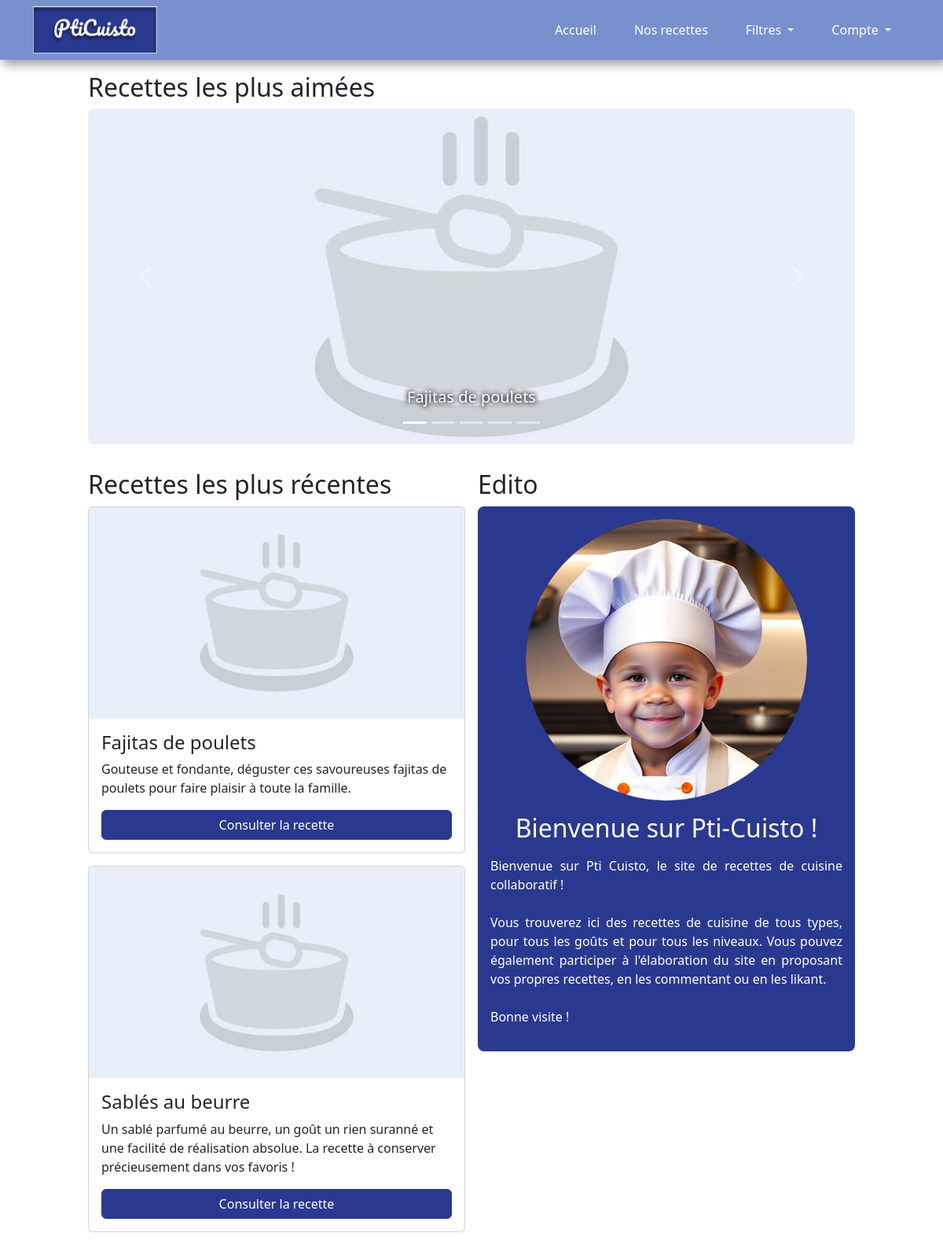
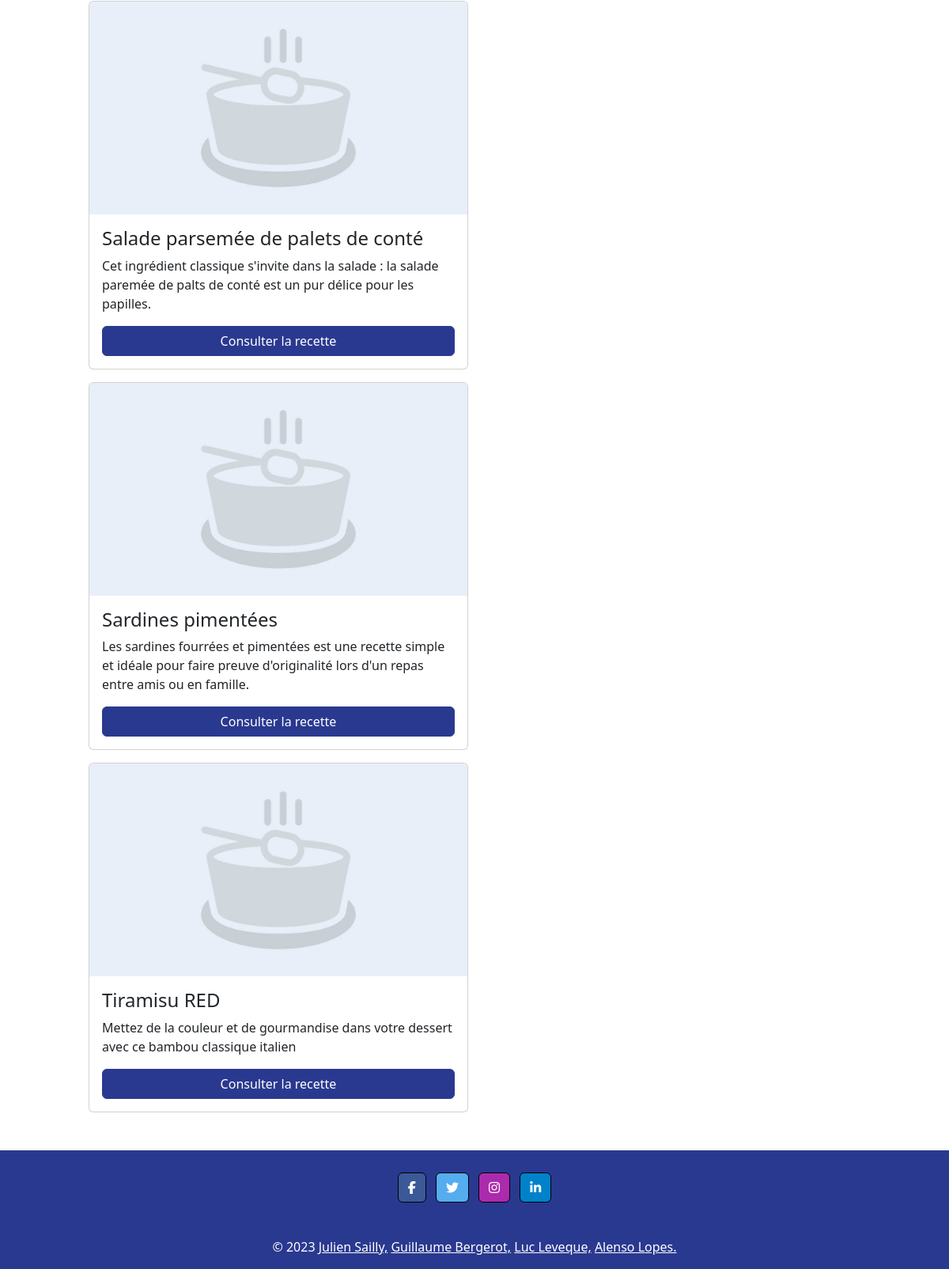
/ (signed in), run on the app's committed database (2 pictures, top to bottom).
### tables this page shows
CREATE TABLE `recipes` (
  `rec_id` int(11) NOT NULL,
  `rec_title` varchar(200) DEFAULT NULL,
  `rec_content` varchar(2000) DEFAULT NULL,
  `rec_summary` varchar(300) DEFAULT NULL,
  `cat_id` int(3) NOT NULL,
  `rec_creation_date` datetime NOT NULL DEFAULT current_timestamp(),
  `rec_image_src` varchar(100) DEFAULT NULL,
  `rec_modification_date` datetime DEFAULT NULL,
  `users_id` int(3) NOT NULL,
  `isAuthorised` int(2) NOT NULL DEFAULT 0,
  `rec_nb_person` int(2) NOT NULL
);

CREATE TABLE `edito` (
  `edi_id` int(11) NOT NULL,
  `users_id` int(11) NOT NULL,
  `edi_date` date NOT NULL,
  `edi_title` varchar(200) DEFAULT NULL,
  `edi_content` varchar(700) DEFAULT NULL
);

### controller/controllerAccueil.php (called while the page is built, shortened)
<?php
require_once(File::build_path(array("model", "modelAccueil.php")));
class controllerAccueil
{
  public static function readAll()
  {
    require(File::build_path(array("view", "navbar.php")));
    $mostLikedRecipes = modelAccueil::getMostLikedRecipe();
    $mostRecentRecipes = modelAccueil::getMostRecentRecipe();
    $edito = modelAccueil::getEdito();
    require(File::build_path(array("view/accueil", "accueil.php")));
    require(File::build_path(array("view", "footer.php")));
  }
}

### index.php (called while the page is built, shortened)
<?php
    require_once(File::build_path(array("controller", "routeur.php")));
?>

### model/modelAccueil.php (called while the page is built, shortened)
<?php
require_once(File::build_path(array("model", "model.php")));
class modelAccueil {
  public static function getMostLikedRecipe($nb = 5) {
    $model = new model();
    $model->init();
    $sql = "SELECT rec_id, rec_title, rec_image_src, count(*) as nblikes from recipes
    join likes using (rec_id)
    where isAuthorised = 1
    group by rec_id, rec_title, rec_image_src
    order by count(*) desc
    LIMIT :nb";
    $req_prep = $model::$pdo->prepare($sql);
    $req_prep->bindParam(':nb', $nb, PDO::PARAM_INT);
    $req_prep->execute();
    $req_prep->setFetchMode(PDO::FETCH_CLASS, 'model');
    return $req_prep->fetchAll();
  }
  public static function getMostRecentRecipe() {
    $model = new model();
    $model->init();
    $sql = "SELECT rec_id, rec_title, rec_summary, rec_image_src, rec_creation_date, rec_modification_date from recipes
    where isAuthorised = 1
    order by rec_modification_date desc, rec_creation_date desc
    LIMIT 5";
    $req_prep = $model::$pdo->prepare($sql);
    $req_prep->execute();
    $req_prep->setFetchMode(PDO::FETCH_CLASS, 'model');
    return $req_prep->fetchAll();
  }
  public static function getEdito() {
    $model = new model();
    $model->init();
    $sql = "SELECT edi_title, edi_content from edito
    order by edi_date desc
    limit 1";
    $req_prep = $model::$pdo->prepare($sql);
    $req_prep->execute();
    $req_prep->setFetchMode(PDO::FETCH_CLASS, 'model');
    return $req_prep->fetch();
  }
}

### config/conf.php (called while the page is built, shortened)
<?php
class conf{
	static private $databases = array(
		'hostname' => 'localhost',
		'database' => 'pti-cuisto',
		'login' => 'root',
		'password' => ''
	);
	static public function getLogin(){
		return self::$databases['login'];
	}
	static public function getHostname(){
		return self::$databases['hostname'];
	}
	static public function getDatabase(){
		return self::$databases['database'];
	}
	static public function getPassword(){
		return self::$databases['password'];
	}
}

### model/model.php (called while the page is built, shortened)
<?php
require_once("config/conf.php");
class model{
  public static function init(){
    $login = conf::getLogin();
    $hostname = conf::getHostname();
    $database_name = conf::getDatabase();
    $password = conf::getPassword();
  }
}
?>

### view/accueil/accueil.php (the view, shortened to what this page needs)
<?php global $recipe_img_path ?>
<h2>Recettes les plus aimées</h2>
<div id="mostLikedRecipesCarousel" class="carousel slide">
    <div class="carousel-indicators">
        <?php
        $i = 0;
        foreach ($mostLikedRecipes as $recipe) {
            if ($i == 0) {
                echo '<button type="button" data-bs-target="#mostLikedRecipesCarousel" data-bs-slide-to="' . $i . '" class="active" aria-current="true" aria-label="Slide ' . $i . '"></button>';
            } else {
                echo '<button type="button" data-bs-target="#mostLikedRecipesCarousel" data-bs-slide-to="' . $i . '" aria-label="Slide ' . $i . '"></button>';
            }
            $i++;
        }
        ?>
    </div>
    <div class="carousel-inner">
        <?php
        $i = 0;
        foreach ($mostLikedRecipes as $recipe) {
            if ($i == 0) {
                echo '<div class="carousel-item active">';
            } else {
                echo '<div class="carousel-item">';
            }
            ?>
            <img src="<?= $recipe_img_path . $recipe->rec_image_src ?>" class="d-block w-100"
                alt="Illustration de la recette <?= $recipe->rec_title ?>">
            <div class="carousel-caption d-md-block">
                <h5>
                    <a href="index.php?controller=recipes&action=read&id=<?= $recipe->rec_id ?>">
                        <?= $recipe->rec_title ?>
                    </a>
                </h5>
            </div>
        </div>
        <?php
        $i++;
        }
        ?>
</div>
<button class="carousel-control-prev" type="button" data-bs-target="#mostLikedRecipesCarousel" data-bs-slide="prev">
    <span class="carousel-control-prev-icon" aria-hidden="true"></span>
</button>
<button class="carousel-control-next" type="button" data-bs-target="#mostLikedRecipesCarousel" data-bs-slide="next">
    <span class="carousel-control-next-icon" aria-hidden="true"></span>
</button>
</div>
<div class="home_content">
    <article class="recent_recipes">
        <h2>Recettes les plus récentes</h2>
        <div>
            <?php foreach ($mostRecentRecipes as $recipe) { ?>
                <div class="card">
                    <img class="card-img-top" src="<?= $recipe_img_path . $recipe->rec_image_src ?>"
                        alt="Illustration de <?= $recipe->rec_title ?>">
                    <div class="card-body">
                        <h4 class="card-title">
                            <?= $recipe->rec_title ?>
                        </h4>
                        <p class="card-text">
                            <?= $recipe->rec_summary ?>
                        </p>
                        <a href="index.php?controller=recipes&action=read&id=<?= $recipe->rec_id ?>"
                            class="btn btn-primary">
                            Consulter la recette
                        </a>
                    </div>
                </div>
            <?php } ?>
        </div>
    </article>
    <article>
        <h2>Edito</h2>
        <div class="edito">
            <img src="resources/img/pticuisto.png" alt="Illustration de Pti Cuisto">
            <h2>
                <?= $edito->edi_title ?>
            </h2>
            <p>
                <?= nl2br($edito->edi_content) ?>
            </p>
        </div>
    </article>
</div>

### resources/css/style.css (style rules this page uses)
:root { --primary-color: #2a3990; --secondary-color: #7890cd; --background-color: #ffffff; --grey-color: #999999; }
* { margin: 0; padding: 0; box-sizing: border-box; }
body { transition: all 0.4s ease-in-out; min-height: 100vh; display: flex; flex-direction: column; justify-content: space-between; }
.carousel-inner { border-radius: 8px; }
.home_content .card img { object-fit: cover; width: 100%; aspect-ratio: 16 / 9; }
.carousel img { object-fit: cover; width: 100%; aspect-ratio: 16 / 7; }
.carousel h5 { text-shadow: 0px 0px 6px #000000, 0px 0px 6px #000000; }
.carousel h5 a { color: var(--background-color); text-decoration: none; }
.recent_recipes div { display: flex; flex-direction: column; }
.recent_recipes > div { gap: 1rem; }
div.home_content { display: flex; flex-direction: row; justify-content: space-between; align-items: flex-start; gap: 1rem; padding: 2rem 0; }
div.home_content article { flex: 1; }
div.edito { background-color: var(--primary-color); color: var(--background-color); padding: 1rem; border-radius: 8px; display: flex; flex-direction: column; align-items: center; }
div.edito *:not(div.edito:last-child) { margin-bottom: 1rem; }
div.edito img { max-width: 400px; width: 80%; }
div.edito p { text-align: justify; }

### data on the page
recipes: rec_image_src (placeholder picture), rec_title "Fajitas de poulets", rec_summary "Gouteuse et fondante, déguster ces savoureuses fajitas de poulets pour faire plaisir à toute la famille."
recipes: rec_image_src (placeholder picture), rec_title "Sardines pimentées", rec_summary "Les sardines fourrées et pimentées est une recette simple et idéale pour faire preuve d'originalité lors d'un repas entre amis ou en famille."
recipes: rec_image_src (placeholder picture), rec_title "Tiramisu RED", rec_summary "Mettez de la couleur et de gourmandise dans votre dessert avec ce bambou classique italien"
recipes: rec_image_src (placeholder picture), rec_title "Sablés au beurre", rec_summary "Un sablé parfumé au beurre, un goût un rien suranné et une facilité de réalisation absolue. La recette à conserver précieusement dans vos favoris !"
recipes: rec_image_src (placeholder picture), rec_title "Salade parsemée de palets de conté", rec_summary "Cet ingrédient classique s'invite dans la salade : la salade paremée de palts de conté est un pur délice pour les papilles."
edito: edi_title "Bienvenue sur Pti-Cuisto !", edi_content "Bienvenue sur Pti Cuisto, le site de recettes de cuisine collaboratif ! Vous trouverez ici des recettes de cuisine de tous types, pour tous les goûts et pour tous les niveaux. Vous pouvez également participer à l'élaboration du site en proposant vos propres recettes, en les commentant ou en les likant. Bonne visite !"
